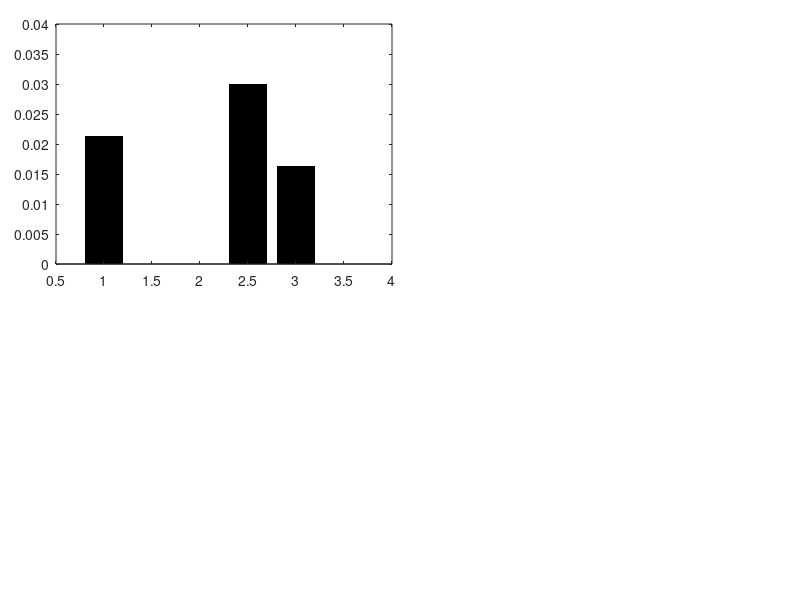

This figure's MATLAB source: (Note: this script raises an error after producing the figure.)
close all;
clear;
clc;

figure('units','normalized','outerposition',[0 0 1 1]);
for ii=1:2
    switch ii
        case 1
            load('TableData_A.mat');
        case 2
            load('TableData_B.mat');
    end
   

subplot('Position',[0.07+(0.555-0.055).*(ii-1),0.56,0.42,0.4]);
if(ii==1)
    b=bar([1 1.5 2.5 3 3.5], yy,'k','LineStyle','none'); hold on
    xx=[1 1.5 2.5 3 3.5];
    
    b.FaceColor = 'flat';
    b.CData(4,:)=hex2rgb('#D70026');
    annotation('line',[0.195,0.321]+0.08,[0.478 0.478],'color','k','LineWidth',2)
    annotation('line',[0.195,0.195]+0.08,[0.478 0.508],'color','k','LineWidth',2)
    annotation('line',[0.321,0.321]+0.08,[0.478 0.508],'color','k','LineWidth',2)
    annotation('line',[0.2580 0.2580]+0.08,[0.478 0.448],'color','k','LineWidth',2)
    yt(3)./(yt(2)+yt(3))
    for tt=1:5
        if(~isnan(yy(tt)))
           text(xx(tt),yy(tt),['(' num2str(yt(tt)) ' / ' num2str(nn(tt)) ')'],'Fontsize',16,'Horizontalalignment','center','Verticalalignment','bottom'); 
        else
            text(xx(tt),0,['(' num2str(yt(tt)) ' / ' num2str(nn(tt)) ')'],'Fontsize',16,'Horizontalalignment','center','Verticalalignment','bottom'); 
        end
    end
    set(gca,'tickdir','out','YTick',[0:0.005:0.035],'YTickLabel',{'0','0.5','1.0','1.5','2.0','2.5','3.0','3.5'},'XTick',xx,'Yminortick','on','XTickLabel',{'Entry only \newline      ( )',['11 days \newline (' char(8722) ',  )'],'Entry \newline  ( )',[' 96 hrs \newline (' char(8722) ',  )'],['11 days \newline(' char(8722) ',' char(8722) ',  )']},'LineWidth',2,'Fontsize',16)
    % xtickangle(45);
    ylim([0 0.035]);
    ylabel('Positivity rate (%)','Fontsize',18);
    text(2.44,-0.0106,'Entry and Exit','Fontsize',16)
    xlabel('Time of testing','Fontsize',18,'Position',[2.25,-0.012,-1]);
    text(-0.01,max(ylim),char(64+ii),'Fontsize',32,'FontWeight','bold');
    box off;
    xlim([0.5 4]);
    plot(2.*ones(1,101),linspace(0,0.035,101),'-.','color',[0.6 0.6 0.6],'LineWidth',2);
else
    b=bar([1 2 2.5], yy,'k','LineStyle','none'); hold on
    xx=[1 2 2.5];
    
    b.FaceColor = 'flat';
    b.CData(3,:)=hex2rgb('#D70026');
    annotation('line',[0.754726890756303,0.971638655462185],[0.478 0.478],'color','k','LineWidth',2)
    annotation('line',[0.754726890756303,0.754726890756303],[0.478 0.508],'color','k','LineWidth',2)
    annotation('line',[0.971638655462185,0.971638655462185],[0.478 0.508],'color','k','LineWidth',2)
    annotation('line',[0.8632 0.8632],[0.478 0.448],'color','k','LineWidth',2)
    yt(3)./(yt(2)+yt(3))
    for tt=1:3
        if(~isnan(yy(tt)))
           text(xx(tt),yy(tt),['(' num2str(yt(tt)) ' / ' num2str(nn(tt)) ')'],'Fontsize',16,'Horizontalalignment','center','Verticalalignment','bottom'); 
        else
            text(xx(tt),0,['(' num2str(yt(tt)) ' / ' num2str(nn(tt)) ')'],'Fontsize',16,'Horizontalalignment','center','Verticalalignment','bottom'); 
        end
    end
    set(gca,'tickdir','out','YTick',[0:0.005:0.035],'XTick',[1 2 2.5],'YTickLabel',{'0','0.5','1.0','1.5','2.0','2.5','3.0','3.5'},'Yminortick','on','XTickLabel',{'Entry only \newline      ( )','Entry \newline   ( )',[' 96 hrs \newline (' char(8722) ',  )']},'LineWidth',2,'Fontsize',16)
    % xtickangle(45);
    ylim([0 0.035]);
    ylabel('Positivity rate (%)','Fontsize',18);
    text(2.01,-0.0106,'Entry and Exit','Fontsize',16)
    xlabel('Time of testing','Fontsize',18,'Position',[1.75,-0.012,-1]);
    text(0.147,max(ylim),char(64+ii),'Fontsize',32,'FontWeight','bold');
    box off;
    xlim([0.5 3]);
    plot(1.5.*ones(1,101),linspace(0,0.035,101),'-.','color',[0.6 0.6 0.6],'LineWidth',2);
end
if(ii==1)
    text(0.9525,-0.005230149597238,'+','FontWeight','bold','Fontsize',16);
    text(1.488435563816605,-0.005230149597238,'+','FontWeight','bold','Fontsize',16);
    text(2.4469,-0.005230149597238,'+','FontWeight','bold','Fontsize',16);
    text(3.002066294919456,-0.005230149597238,'+','FontWeight','bold','Fontsize',16);
    text(3.5572,-0.005230149597238,'+','FontWeight','bold','Fontsize',16);
else
    text(0.965625,-0.005230149597238,'+','FontWeight','bold','Fontsize',16);
    text(1.9817,-0.005230149597238,'+','FontWeight','bold','Fontsize',16);
    text(2.5052,-0.005230149597238,'+','FontWeight','bold','Fontsize',16);
end

end

print(gcf,'Figure2','-dpng','-r600');
